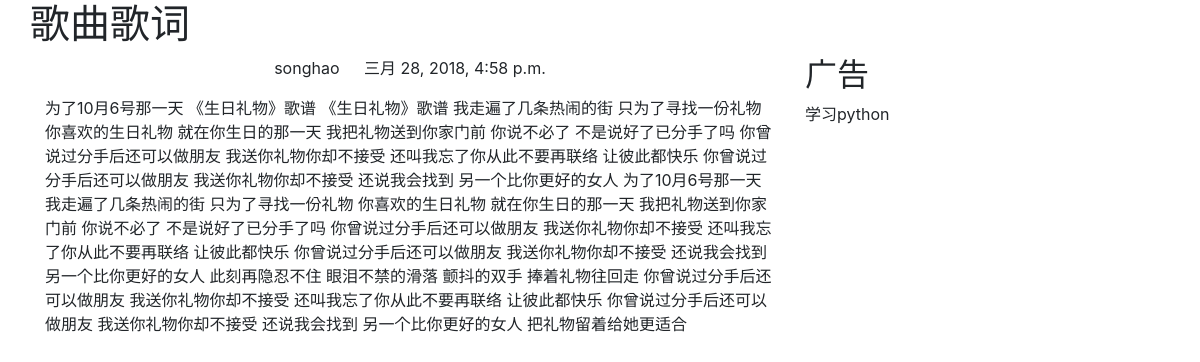
Page /blog/2 on the committed database.
### blog/models.py (models this page shows, shortened)
class BlogArticle(models.Model):
    title = models.CharField(max_length=100)
    author = models.ForeignKey(User, related_name='blog_posts')
    body = models.TextField()
    publish = models.DateTimeField(default=timezone.now)
    class Meta:
        ordering = ('-publish',)
        verbose_name = "博客文章"
        verbose_name_plural= "博客文章"

### blog/views.py (the view)
# urls.py: url(r'(?P<article_id>\d)',views.blog_article,name="blog_article" ),
def blog_article(request,article_id):
    article = get_object_or_404(BlogArticle,id=article_id)
    return render(request,'blog/content.html',context=locals())

### blog/templates/blog/content.html (shortened to what this page needs)
{% extends 'base.html' %}
{% block content %}
<div class="row text-center vertical-middle-sm">
    <h1>{{ article.title }}</h1>
</div>
    <div class="row">
        <div class="col-xs-12 col-md-8">
            <p class="text-center"><span>{{ article.author.username }}</span><span style="margin-left: 20px">
                {{ article.publish }}
            </span></p>
            <div>{{ article.body }}</div>
        </div>
        <div class="col-xs-6 col-md-4">
            <h2>广告</h2>
            <p>学习python</p>
        </div>
    </div>
{% endblock %}

### blog/templates/base.html (shortened to what this page needs)
<!doctype html>
<html lang="en">
<head>
     <link rel="stylesheet" href="https://maxcdn.bootstrapcdn.com/bootstrap/4.0.0/css/bootstrap.min.css">
</head>
<body>
 <div class="container">
     {% block content %}
     {% endblock %}
 </div>
</body>
</html>

### rows in the picture
BlogArticle: title "歌曲歌词", author.username "songhao", publish "三月 28, 2018, 4:58 p.m.", body "为了10月6号那一天 《生日礼物》歌谱 《生日礼物》歌谱 我走遍了几条热闹的街 只为了寻找一份礼物 你喜欢的生日礼物 就在你生日的那一天 我把礼物送到你家门前 你说不必了 不是说好了已分手了吗 你曾说过分手后还可以做朋友 我送你礼物你却不接受 还叫我忘了你从此不要再联络 让彼此都快乐 你曾说过分手后还可以做朋友 我送你礼物你却不接受 还说我会找到 另一个比你更好的女人 为了10月6号那一天 我走遍了几条热闹的街 只为了寻找一份礼物 你喜欢的生日礼物 就在你生日的那一天 我把礼物送到你家门前 你说不必了 不是说好了已分手了吗 你曾说过分手后还可以做朋友 我送你礼物你却不接受 还叫我忘了你从此不要再联络 让彼此都快乐 你曾说过分手后还可以做朋友 我送你礼物你却不接受 还说我会找到 另一个比你更好的女人 此刻再隐忍不住 眼泪不禁的滑落 颤抖的双手 捧着礼物往回走 你曾说过分手后还可以做朋友 我送你礼物你却不接受 还叫我忘了你从此不要再联络 让彼此都快乐 你曾说过分手后还可以做朋友 我送你礼物你却不接受 还说我会找到 另一个比你更好的女人 把礼物留着给她更适合"
